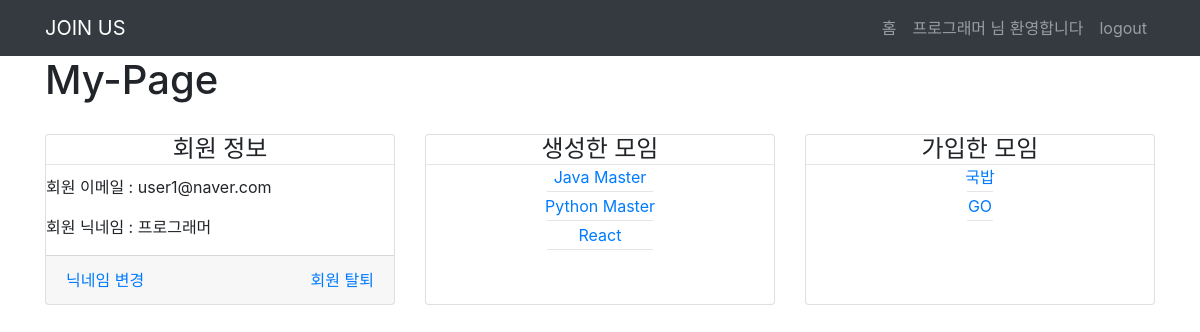
Page /member/memberPage/ (signed in) on the earlier database version.
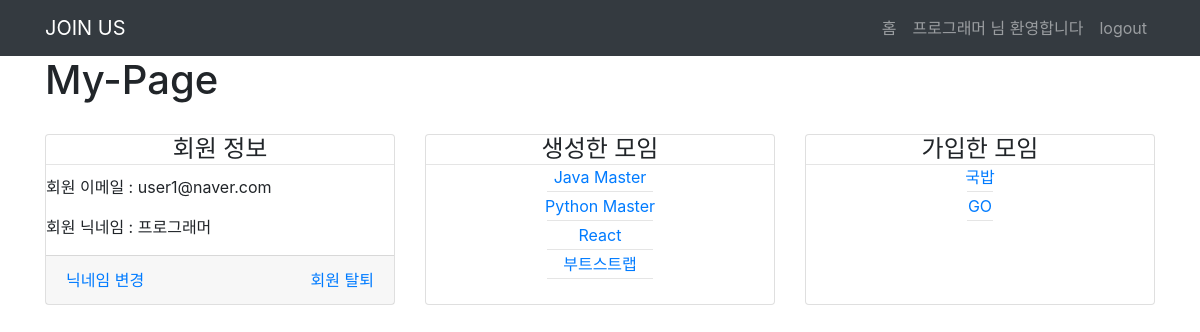
Same page on the later database version.
### noticeboard_app/models.py (models this page shows, shortened)
class Meetings(models.Model):
    m_id = models.AutoField(primary_key=True)
    m_category = models.CharField(max_length=225, verbose_name='카테고리')
    m_name = models.CharField(
        max_length=225, verbose_name='모임 이름', unique=True)
    m_content = models.CharField(max_length=225, verbose_name='소제목')
    m_body = models.TextField(verbose_name='상세내용')
    m_manager_id = models.IntegerField(verbose_name='모임 생성 자 id')
    m_url = models.CharField(max_length=225, verbose_name='카카오 오픈 채팅 주소')
    m_create_date = models.DateTimeField(
        auto_now_add=True, verbose_name='등록시간')
    m_image = models.ImageField(
        upload_to='images/', blank=True, null=False, verbose_name='이미지파일')

### member_app/views.py (the view)
# urls.py: path('memberPage/', views.memberPage, name="memberPage"),
def memberPage(request):
    if request.session.get('user_id'):
        res_data = {}
        user_id = request.session.get('user_id')
        user_data = User.objects.get(u_id=user_id)
        res_data['user_data'] = user_data
        meeting = apps.get_model(
            app_label='noticeboard_app', model_name='Meetings')
        createMeet = meeting.objects.filter(m_manager_id=user_id)
        res_data['createMeet'] = createMeet
        joinus = apps.get_model(app_label='joinus_app', model_name='Joinus')
        userjoin = joinus.objects.filter(u_id=user_id)
        meetname = []
        for m in userjoin:
            name = meeting.objects.get(m_id=m.m_id)
            meetname.append(name)
        res_data['userjoin'] = meetname
        return render(request, 'member_app/memberPage.html', res_data)
    else:
        return HttpResponseRedirect(reverse('signinPage'))

### member_app/templates/member_app/memberPage.html (shortened to what this page needs)
{%extends "base.html" %}
{%block content%}
{% load static %}
<div class="container">
  <h1>My-Page</h1>
  <div class="row" style="margin-top: 30px;">
    <div class="col-lg-4 col-md-6 mb-4">
      <div class="card h-100">
        <h4 class="card-title" style="margin: auto;">회원 정보</h4>
        <hr style="margin: 0;" />
        <div class="card-body" style="padding: 0; margin-top: 10px;">
          <p>회원 이메일 : {{user_data.user_email}}</p>
          <p id='user-nickname'> 회원 닉네임 : {{user_data.user_nickname}}</p>
        </div>
        <div class="card-footer">
          <a href="#" style="float:left;" onclick="changeNickname()">닉네임 변경 </a>
          <a href="#" style="float: right;" onclick="deleteUser()">회원 탈퇴</a>
        </div>
      </div>
    </div>
    <div class="col-lg-4 col-md-6 mb-4">
      <div class="card h-100">
        <h4 class="card-title" style="margin: auto;">생성한 모임</h4>
        <hr style="margin: 0;" />
        <div class="card-body" style="padding: 0; margin:auto;">
          {%for m in createMeet%}
          <p style="text-align: center; margin-bottom: 0px;">
            <a href="/notice/getMeet?category={{m.m_category}}&id={{m.m_id}}">
              {{m.m_name}}
            </a>
          </p>
          <hr style="margin: 2px;" />
          {%endfor%}
        </div>
      </div>
    </div>
    <div class="col-lg-4 col-md-6 mb-4">
      <div class="card h-100">
        <h4 class="card-title" style="margin: auto;">가입한 모임</h4>
        <hr style="margin: 0;" />
        <div class="card-body" style="padding: 0; margin:auto; ">
          {%for m in userjoin%}
          <p style="text-align: center;margin-bottom: 0px;">
            <a href="/notice/getMeet?category={{m.m_category}}&id={{m.m_id}}">
              {{m.m_name}}
            </a>
          </p>
          <hr style="margin: 2px;" />
          {%endfor%}
        </div>
      </div>
    </div>
  </div>
</div>
{%endblock content%}

Differences in the rows shown:
added Meetings: m_name "부트스트랩", shown under "생성한 모임"
